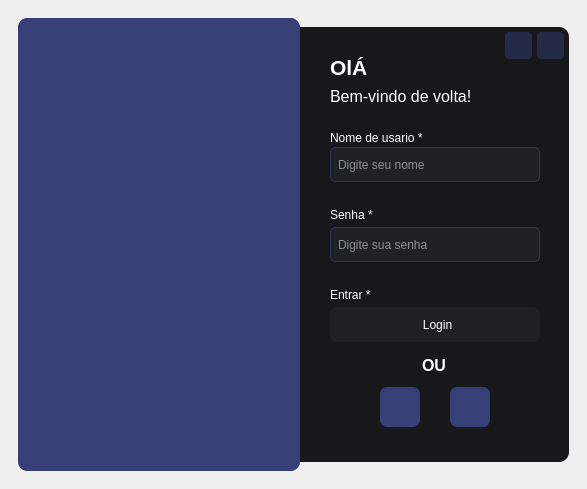
<?xml version="1.0" encoding="UTF-8"?>
<ui version="4.0">
 <class>Form</class>
 <widget class="QMainWindow" name="Form">
  <property name="geometry">
   <rect>
    <x>0</x>
    <y>0</y>
    <width>587</width>
    <height>489</height>
   </rect>
  </property>
  <property name="windowTitle">
   <string>MainWindow</string>
  </property>
  <property name="styleSheet">
   <string notr="true">border-radius: 10px;</string>
  </property>
  <widget class="QWidget" name="centralwidget">
   <layout class="QHBoxLayout" name="horizontalLayout">
    <item>
     <widget class="QFrame" name="frame_continer_base">
      <property name="minimumSize">
       <size>
        <width>0</width>
        <height>0</height>
       </size>
      </property>
      <property name="maximumSize">
       <size>
        <width>123456</width>
        <height>16777215</height>
       </size>
      </property>
      <property name="frameShape">
       <enum>QFrame::StyledPanel</enum>
      </property>
      <property name="frameShadow">
       <enum>QFrame::Raised</enum>
      </property>
      <layout class="QHBoxLayout" name="horizontalLayout_2">
       <property name="spacing">
        <number>0</number>
       </property>
       <item>
        <widget class="PySlidingStackedWidget" name="stacked_widget_splash_screen">
         <property name="minimumSize">
          <size>
           <width>0</width>
           <height>0</height>
          </size>
         </property>
         <property name="maximumSize">
          <size>
           <width>282</width>
           <height>453</height>
          </size>
         </property>
         <property name="styleSheet">
          <string notr="true">background-color: rgb(54, 63, 118)</string>
         </property>
         <property name="frameShape">
          <enum>QFrame::StyledPanel</enum>
         </property>
         <property name="frameShadow">
          <enum>QFrame::Raised</enum>
         </property>
         <property name="currentIndex">
          <number>2</number>
         </property>
         <widget class="QWidget" name="page_main">
          <layout class="QVBoxLayout" name="verticalLayout">
           <item>
            <widget class="QPushButton" name="img">
             <property name="text">
              <string/>
             </property>
             <property name="icon">
              <iconset>
               <normaloff>../../../../../../../DriverTerabox/ajutes/objetos-removebg-preview-ajustu2.png</normaloff>../../../../../../../DriverTerabox/ajutes/objetos-removebg-preview-ajustu2.png</iconset>
             </property>
             <property name="iconSize">
              <size>
               <width>260</width>
               <height>260</height>
              </size>
             </property>
            </widget>
           </item>
          </layout>
         </widget>
         <widget class="QWidget" name="page_circular_progress_bar">
          <layout class="QVBoxLayout" name="verticalLayout_2">
           <item>
            <widget class="QWidget" name="widget_conttiner" native="true">
             <property name="minimumSize">
              <size>
               <width>264</width>
               <height>260</height>
              </size>
             </property>
             <property name="maximumSize">
              <size>
               <width>264</width>
               <height>260</height>
              </size>
             </property>
             <layout class="QHBoxLayout" name="horizontalLayout_3">
              <item>
               <widget class="PyCircularProgress" name="widget_cilrcular_progress" native="true">
                <property name="minimumSize">
                 <size>
                  <width>200</width>
                  <height>200</height>
                 </size>
                </property>
                <property name="maximumSize">
                 <size>
                  <width>200</width>
                  <height>200</height>
                 </size>
                </property>
               </widget>
              </item>
             </layout>
            </widget>
           </item>
          </layout>
         </widget>
         <widget class="QWidget" name="page_cam">
          <layout class="QVBoxLayout" name="verticalLayout_3">
           <property name="spacing">
            <number>0</number>
           </property>
           <property name="leftMargin">
            <number>4</number>
           </property>
           <property name="topMargin">
            <number>4</number>
           </property>
           <property name="rightMargin">
            <number>4</number>
           </property>
           <property name="bottomMargin">
            <number>4</number>
           </property>
           <item>
            <widget class="QLabel" name="lbl_cam">
             <property name="text">
              <string/>
             </property>
            </widget>
           </item>
          </layout>
         </widget>
        </widget>
       </item>
       <item>
        <widget class="QFrame" name="frame_login">
         <property name="maximumSize">
          <size>
           <width>269</width>
           <height>435</height>
          </size>
         </property>
         <property name="styleSheet">
          <string notr="true">#frame_login{background-color: rgb(23, 24, 26);
border-top-left-radius: 0px;
border-bottom-left-radius: 0px;
}

#btn_login{
    border-radius: 7px;
    background-color: rgb(32, 33, 36);
    color: white;padding-left:5px;}


#btn_fingerprint, #btn_faceid
{background-color: rgb(54, 63, 118);}

#btn_fingerprint:hover, #btn_faceid:hover
{background-color: rgb(50, 59, 110)}

#btn_fingerprint:pressed, #btn_faceid:pressed
{background-color: rgb(56, 65, 121)}


#btn_login:hover{background-color: rgb(30, 31, 34);}

#btn_login:pressed{background-color: rgb(32, 33, 36);}

#btn_close,
#btn_minimizar{
	background-color: rgba(54, 63, 118, 120);
	border-radius:4px;}

#btn_close::hover,
#btn_minimizar::hover{
	background-color: rgba(54, 63, 118, 150);}

#btn_close:pressed,
#btn_minimizar:pressed{
	background-color: rgba(54, 63, 118, 120);}


QPushButton{
	background-color:  rgb(19, 20, 22);
	border-radius:7px;}

QPushButton:hover{
	background-color: rgb(28, 29, 32)}

QPushButton:pressed{
	background-color: rgb(19, 20, 22)}

QLineEdit, QPlainTextEdit{
border: 1px solid rgb(47, 54, 100);
border-radius: 5px;
background-color: rgb(32, 33, 36);
color: white;padding-left:5px;}

QLineEdit:hover, QPlainTextEdit:hover{background-color: rgb(30, 31, 34);}

QLineEdit:focus, QPlainTextEdit:focus{background-color: rgb(37, 39, 42);}
</string>
         </property>
         <property name="frameShape">
          <enum>QFrame::StyledPanel</enum>
         </property>
         <property name="frameShadow">
          <enum>QFrame::Raised</enum>
         </property>
         <widget class="QLineEdit" name="let_nome">
          <property name="geometry">
           <rect>
            <x>30</x>
            <y>120</y>
            <width>210</width>
            <height>35</height>
           </rect>
          </property>
          <property name="styleSheet">
           <string notr="true"/>
          </property>
          <property name="placeholderText">
           <string>Digite seu nome</string>
          </property>
         </widget>
         <widget class="QLineEdit" name="let_senha">
          <property name="geometry">
           <rect>
            <x>30</x>
            <y>200</y>
            <width>210</width>
            <height>35</height>
           </rect>
          </property>
          <property name="styleSheet">
           <string notr="true"/>
          </property>
          <property name="echoMode">
           <enum>QLineEdit::Password</enum>
          </property>
          <property name="placeholderText">
           <string>Digite sua senha</string>
          </property>
         </widget>
         <widget class="QLabel" name="lbl_nome">
          <property name="geometry">
           <rect>
            <x>30</x>
            <y>102</y>
            <width>100</width>
            <height>17</height>
           </rect>
          </property>
          <property name="styleSheet">
           <string notr="true">color: rgb(255, 255, 255);</string>
          </property>
          <property name="text">
           <string>Nome de usario *</string>
          </property>
         </widget>
         <widget class="QLabel" name="lbl_senha">
          <property name="geometry">
           <rect>
            <x>30</x>
            <y>180</y>
            <width>49</width>
            <height>16</height>
           </rect>
          </property>
          <property name="styleSheet">
           <string notr="true">color: rgb(255, 255, 255);</string>
          </property>
          <property name="text">
           <string>Senha *</string>
          </property>
         </widget>
         <widget class="QPushButton" name="btn_login">
          <property name="geometry">
           <rect>
            <x>30</x>
            <y>280</y>
            <width>210</width>
            <height>35</height>
           </rect>
          </property>
          <property name="cursor">
           <cursorShape>PointingHandCursor</cursorShape>
          </property>
          <property name="text">
           <string>Login</string>
          </property>
         </widget>
         <widget class="QPushButton" name="btn_minimizar">
          <property name="geometry">
           <rect>
            <x>205</x>
            <y>5</y>
            <width>27</width>
            <height>27</height>
           </rect>
          </property>
          <property name="minimumSize">
           <size>
            <width>27</width>
            <height>27</height>
           </size>
          </property>
          <property name="maximumSize">
           <size>
            <width>27</width>
            <height>27</height>
           </size>
          </property>
          <property name="cursor">
           <cursorShape>PointingHandCursor</cursorShape>
          </property>
          <property name="icon">
           <iconset>
            <normaloff>../../../images/svg_icons/icon_minimize.svg</normaloff>../../../images/svg_icons/icon_minimize.svg</iconset>
          </property>
          <property name="iconSize">
           <size>
            <width>18</width>
            <height>18</height>
           </size>
          </property>
         </widget>
         <widget class="QPushButton" name="btn_close">
          <property name="geometry">
           <rect>
            <x>237</x>
            <y>5</y>
            <width>27</width>
            <height>27</height>
           </rect>
          </property>
          <property name="minimumSize">
           <size>
            <width>27</width>
            <height>27</height>
           </size>
          </property>
          <property name="maximumSize">
           <size>
            <width>27</width>
            <height>27</height>
           </size>
          </property>
          <property name="cursor">
           <cursorShape>PointingHandCursor</cursorShape>
          </property>
          <property name="icon">
           <iconset>
            <normaloff>../../../images/svg_icons/icon_close.svg</normaloff>../../../images/svg_icons/icon_close.svg</iconset>
          </property>
          <property name="iconSize">
           <size>
            <width>20</width>
            <height>20</height>
           </size>
          </property>
         </widget>
         <widget class="QPushButton" name="btn_fingerprint">
          <property name="geometry">
           <rect>
            <x>80</x>
            <y>360</y>
            <width>40</width>
            <height>40</height>
           </rect>
          </property>
          <property name="cursor">
           <cursorShape>PointingHandCursor</cursorShape>
          </property>
          <property name="icon">
           <iconset>
            <normaloff>../../../images/svg_icons/icon_fingerprint.svg</normaloff>../../../images/svg_icons/icon_fingerprint.svg</iconset>
          </property>
          <property name="iconSize">
           <size>
            <width>32</width>
            <height>30</height>
           </size>
          </property>
         </widget>
         <widget class="QLabel" name="lbl_ou">
          <property name="geometry">
           <rect>
            <x>122</x>
            <y>330</y>
            <width>25</width>
            <height>17</height>
           </rect>
          </property>
          <property name="font">
           <font>
            <pointsize>12</pointsize>
            <bold>true</bold>
           </font>
          </property>
          <property name="styleSheet">
           <string notr="true">color: rgb(255, 255, 255);</string>
          </property>
          <property name="text">
           <string>OU</string>
          </property>
         </widget>
         <widget class="QLabel" name="lbl_ola">
          <property name="geometry">
           <rect>
            <x>30</x>
            <y>30</y>
            <width>400</width>
            <height>21</height>
           </rect>
          </property>
          <property name="font">
           <font>
            <pointsize>16</pointsize>
            <bold>true</bold>
           </font>
          </property>
          <property name="styleSheet">
           <string notr="true">color: rgb(255, 255, 255);</string>
          </property>
          <property name="text">
           <string>OlÁ</string>
          </property>
         </widget>
         <widget class="QLabel" name="lbl_bemvindo">
          <property name="geometry">
           <rect>
            <x>30</x>
            <y>60</y>
            <width>150</width>
            <height>19</height>
           </rect>
          </property>
          <property name="font">
           <font>
            <pointsize>12</pointsize>
            <bold>false</bold>
           </font>
          </property>
          <property name="styleSheet">
           <string notr="true">color: rgb(255, 255, 255);</string>
          </property>
          <property name="text">
           <string>Bem-vindo de volta!</string>
          </property>
         </widget>
         <widget class="QPushButton" name="btn_faceid">
          <property name="geometry">
           <rect>
            <x>150</x>
            <y>360</y>
            <width>40</width>
            <height>40</height>
           </rect>
          </property>
          <property name="cursor">
           <cursorShape>PointingHandCursor</cursorShape>
          </property>
          <property name="icon">
           <iconset>
            <normaloff>../../../images/svg_icons/icon_user_scan.svg</normaloff>../../../images/svg_icons/icon_user_scan.svg</iconset>
          </property>
          <property name="iconSize">
           <size>
            <width>38</width>
            <height>38</height>
           </size>
          </property>
         </widget>
         <widget class="QLabel" name="lbl_entrar">
          <property name="geometry">
           <rect>
            <x>30</x>
            <y>260</y>
            <width>81</width>
            <height>16</height>
           </rect>
          </property>
          <property name="styleSheet">
           <string notr="true">color: rgb(255, 255, 255);</string>
          </property>
          <property name="text">
           <string>Entrar *</string>
          </property>
         </widget>
        </widget>
       </item>
      </layout>
     </widget>
    </item>
   </layout>
  </widget>
 </widget>
 <customwidgets>
  <customwidget>
   <class>PySlidingStackedWidget</class>
   <extends>QStackedWidget</extends>
   <header>src/gui/widgets/py_slide_stacked_widgets/py_slide_stacked_widgets</header>
   <container>1</container>
  </customwidget>
  <customwidget>
   <class>PyCircularProgress</class>
   <extends>QWidget</extends>
   <header>src/gui/widgets/py_circular_progress/py_circular_progress</header>
   <container>1</container>
  </customwidget>
 </customwidgets>
 <resources/>
 <connections/>
</ui>
